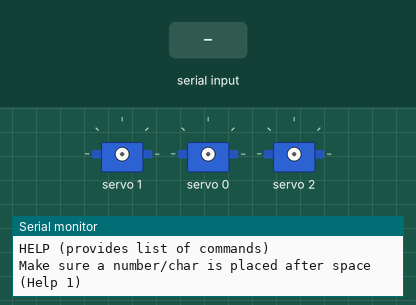
Bench run of a program on a simulated Arduino Uno, built with avr-gcc and run on an emulated ATmega328P. Parts: 3 × servo, the last lines printed to the serial monitor. The test bench sets the inputs (shaded band).

Above: at 1.9 s.
2.0 s: "SERVO 1\n" received over Serial
3.5 s: "HOME 1\n" received over Serial
At 4.3 s:
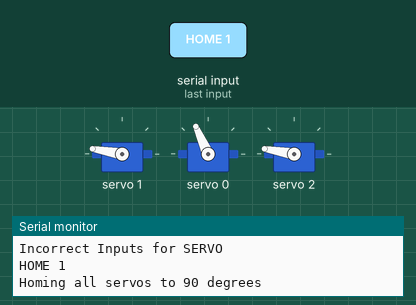
Timing chart, 0 to 6.5 s (numbered marks = the images above; inputs shaded):
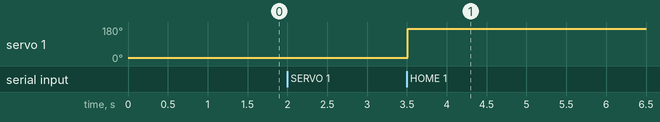

Measured:
- after the input at 3.5 s, servo 1: 17° → 170° at once

The program:

main.cpp
```cpp
#include <Wire.h>
#include <Adafruit_PWMServoDriver.h>
#include <communication.h>

void setup() {
  //beginning serial on Baud 9600
  Serial.begin(9600);

  //motors setupfor 1 servo
  setupMotors(3);
  delay(500);
  HelpCommand();
  pinMode(A0, INPUT);
}


void loop()
{
  //Serial.print("Hello");
  String command = ReadSerialLine();
  //Serial.println(analogRead(A0)); //0 is 104-103 and 180 is 663 or so.
  if(command.length() > 0)
  {
    StringParse(command);
  }
}
```

communication.h
```cpp
#pragma once
#include <Arduino.h>
#include <motors.h>

/*
Have to a function for:
ReadSerialLine > returns an empty string unless char = '\n'

CommandParser > Extract the main the command from a string,
put it into an array of broken strings

CommandDispatcher > Takes in the array from the command parser
Reads first index to get command and then
uses rest of inputs to put into function

Basic architecture: CMD ARG1 ARG2 and any others.

*/

void HelpCommand()
{
    Serial.println("List of Commands: ");
    Serial.println("SERVO index angle (moves a single servo)");
    Serial.println("ANGLE index (gets current angle of servo)");
    Serial.println("HOME (Resets all servos to 90 degrees)");
    Serial.println("HELP (provides list of commands)");
    Serial.println();
    Serial.println("Make sure a number/char is placed after space (Help 1)");
}

void DispatchCommand(String command, String others)
{
    command.toUpperCase(); //also handling this in the other function but whatever
    if(command == "SERVO")
    {
        ServoSetAngle(others);
        return;
    }
    else if(command == "HELP")
    {
        HelpCommand();
        return;
    }
    else if (command == "HOME")
    {
        HomeServos();
        return;
    }
    else if(command == "ANGLE")
    {
        //this command is special because it is used for things outside of just commands for Serial
        Serial.print(PrintServoAngle(others));
        Serial.println();
    }

    else{
        Serial.println("Invalid Command");
    }
}


void StringParse(String line)
{
    line.trim();
    if(line.length() == 0) return;

    line.toUpperCase();

    int spaceIndex = -1;
    for(int i = 0; i < line.length(); i++)
    {
        if(line[i] == ' ')
        {
            spaceIndex = i;
            break;
        }
    }
    if(spaceIndex != -1) //for cases where there are no given perameters. Only putting here for convenience, few functions with no params.
    {
        String command = line.substring(0, spaceIndex);
        String others = line.substring(spaceIndex + 1);

        DispatchCommand(command, others);
    }
    return;

}
String ReadSerialLine()
{
    static String command = "";
    //Serial.print("hello");
    while(Serial.available())
    {

        char c = Serial.read();
        if(c =='\n')
        {
            String temp = command;
            command = "";
            Serial.println();
            return temp;
        }
        else if(c=='\b')
        {
            command.remove(command.length() - 1);
            Serial.print('\b');
            Serial.print(" ");
            Serial.print('\b');
        }
        else
        {
            command += c;
            Serial.print(c);
        }
    }
    return "";
}
```

motors.h
```cpp
#pragma once
#include <Arduino.h>
#include <Adafruit_PWMServoDriver.h>

// Servo min and max pulse lengths
#define SERVOMIN  145  // Minimum pulse length (out of 4096)
#define SERVOMAX  560  // Maximum pulse length (out of 4096)
#define SERVO_FREQ 50  // Servo frequency (50Hz for most analog servos)

int NUM_SERVOS;
Adafruit_PWMServoDriver pwm;


void setupMotors(int servoAmount)
{
    pwm = Adafruit_PWMServoDriver();
    pwm.begin(); //ABSOLUTELY NECESSARY, DO NOT FORGET NEXT TIME
    pwm.setPWMFreq(SERVO_FREQ);
    NUM_SERVOS = servoAmount;

    if(servoAmount > 0)
    {
      pinMode(A0, INPUT);
      if(servoAmount > 1)
      {
        pinMode(A1, INPUT);
        if(servoAmount > 2)
        {
          pinMode(A2, INPUT);
          if(servoAmount > 3)
          {
            pinMode(A3, INPUT);
            if(servoAmount > 4)
            {
              pinMode(A4, INPUT);
              if(servoAmount > 5)
              {
                pinMode(A5, INPUT);
                if(servoAmount > 6)
                {
                  Serial.println("Too many servos, used all analog pins");
                }
              }
            }
          }
        }
      }
    }

    delay(100);
}

//later on I want to improve this function by taking in an angle from the rotary encoder and using it to find how to time to slow down speed.
bool ServoSetAngle(String args)
{
  args.trim();
  int space = args.indexOf(' ');
  if(space == -1)
  {
    Serial.println("Incorrect Inputs for SERVO");
  }
  else
  {
    Serial.println("Moving SERVO " + args);
  }

  byte servoIndex = args.substring(0, space).toInt();
  float angle = args.substring(space + 1).toFloat();
  Serial.println();


  if(servoIndex >= NUM_SERVOS || servoIndex < 0) return false;
  if(angle > 180 || angle < 0) return false;
  int pulseLength = map(angle, 0, 180, SERVOMIN, SERVOMAX);
  pwm.setPWM(servoIndex, 0, pulseLength);
  return true;

}

void HomeServos()
{
  byte SERVOOFFSET = (SERVOMIN - SERVOMAX) / 3; //60 degrees offset for homing
  Serial.println("Homing all servos to 90 degrees");
  int degrees = (SERVOMAX - SERVOMIN) / 2 + SERVOMIN;
  pwm.setPWM(0, 0, degrees);
  for(int i = 1; i < 3; i++)
  {
    pwm.setPWM(i, 0, degrees + SERVOOFFSET);
    delay(100);
  }

}

float PrintServoAngle(String index) ///always returns integer angle, I wonder why that is :/
{
  Serial.println("Angle is: ");
  int servoIndex = index.toInt();
  switch(servoIndex) //I know this is trash but it works whatever
  {
    case 0: return(map(analogRead(A0), 104, 662, 0, 18000)/100);

    case 1: return(map(analogRead(A1), 102, 664, 0, 18000)/100);

    case 2: return(map(analogRead(A2), 104, 662, 0, 18000)/100);

    case 3: return(map(analogRead(A3), 104, 662, 0, 18000)/100);

    case 4: return(map(analogRead(A4), 104, 662, 0, 18000)/100);

    case 5: return(map(analogRead(A5), 104, 662, 0, 18000)/100);

    default: return -1;
  }
}
```
